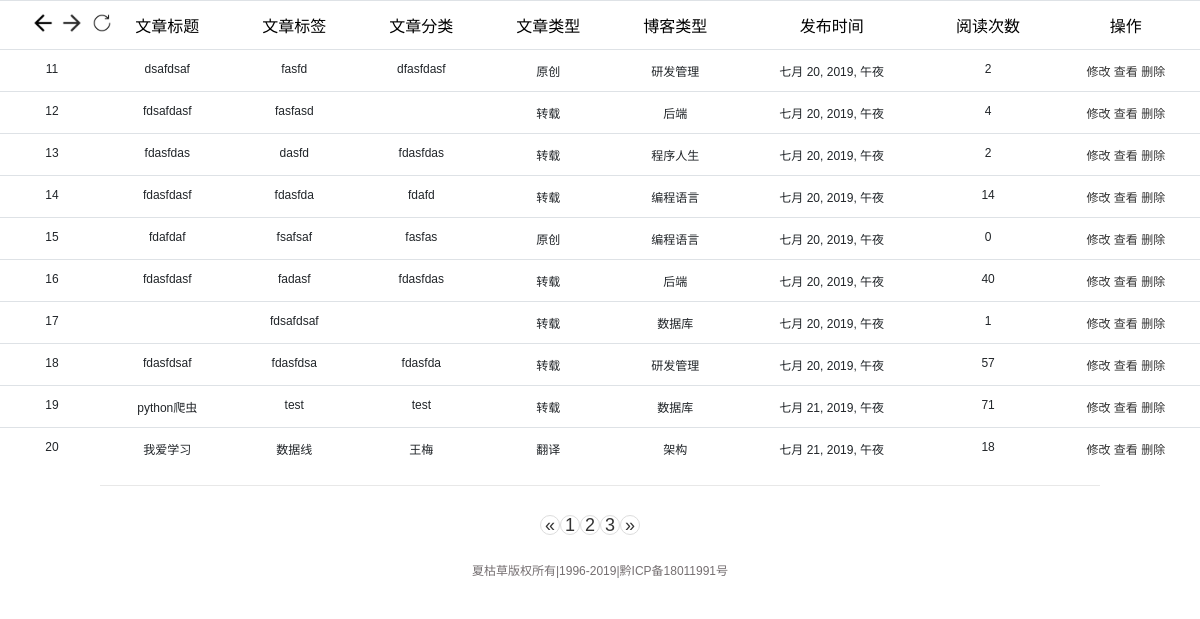
Screenshot of /update?page=2 with the database file from the repository.
### blog_app/models.py (models this page shows)
class Article(models.Model):
    title = models.CharField(max_length=20)  # 标题
    label = models.CharField(max_length=20)  # 标签
    put_date = models.DateTimeField('date published')  # 提交时间
    title_class = models.CharField(max_length=20)  # 文章分类
    text_type = models.CharField(max_length=20)  # 文章类型
    blog_type = models.CharField(max_length=20)  # 博客类型
    text_content = models.CharField(max_length=10000)  # 文章内容
    click_num = models.IntegerField(default=0)  # 文章阅读量

### blog_app/views.py (the view)
# urls.py: path('update', views.update, name='update'),
def update(request):
    update_val = Article.objects.all()
    update_val = [item for item in update_val]
    update_val = PageMode.Page(request, update_val, 10)  # 分页
    return render(request, 'markdown/update.html', {"update_val": update_val})

### utils/PageMode.py (called while the page is built)
def Page(request, count_value, page_count):
    paginator = Paginator(count_value, page_count)
    if request.method == "GET":
        page = request.GET.get("page")
        try:
            count_value = paginator.page(page)
        except PageNotAnInteger:
            count_value = paginator.page(1)
            pass
        except InvalidPage:
            return HttpResponse('找不到页面')
        except EmptyPage:
            count_value = paginator.page(paginator.num_pages)
    return count_value

### blog_app/templates/markdown/update.html (shortened to what this page needs)
<!DOCTYPE html>
<html lang="en">
<head>
        {% load static %}
        {% load bootstrap4 %}
        {% bootstrap_css %}
    <link href="{% static 'blog_app/css/base.css' %}" rel="stylesheet">
    <link href="{% static 'blog_app/css/update.css'%}" rel="stylesheet">
</head>
<body>
    <table class="table student-data-table">
        <thead class="table-title">
            <tr>
                 <td>
                     <div id="update-imag">
                         <img src="{%static 'blog_app/images/前进.png'%}">
                         <img src="{%static 'blog_app/images/后退.png'%}">
                         <img src="{%static 'blog_app/images/Update.png'%}">
                     </div>
                 </td>
                <td>文章标题</td>
                <td>文章标签</td>
                <td>文章分类</td>
                <td>文章类型</td>
                <td>博客类型</td>
                <td>发布时间</td>
                <td>阅读次数</td>
                <td class="article-center">
                    <span>操作</span>
                </td>
            </tr>
        </thead>
        <tbody>
            {% for item in update_val%}
            <tr>
                <td class="article-center">{{item.id}}</td>
                <td>{{item.title}}</td>
                <td>{{item.label}}</td>
                <td>{{item.title_class}}</td>
                <td>{{item.text_type}}</td>
                <td>{{item.blog_type}}</td>
                <td>{{item.put_date}}</td>
                <td>{{item.click_num}}</td>
                <td>
                    <a href="{% url 'amend'%}"><span>修改</span></a>
                    <a href="{{item.id}}/new"><span>查看</span></a>
                    <a href="{{item.id}}/new"><span>删除</span></a>
                </td>
            </tr>
            {%endfor%}
        </tbody>
    </table>
    <div class="paging">
        <nav aria-label="Page navigation">
          <ul class="pagination">
              {% if update_val.has_previous %}
                <li>
                  <a href="?page={{update_val.previous_page_number}}" aria-label="Previous">
                    <span aria-hidden="true">&laquo;</span>
                  </a>
                </li>
              {%endif%}
                {% for item in update_val.paginator.page_range%}
                    {% if item < 6 %}
                    <li><a href="?page={{item}}">{{item}}</a></li>
                    {% endif%}
                {% endfor%}
              {% if update_val.has_next %}
                <li>
                  <a href="?page={{update_val.next_page_number}}" aria-label="Next">
                    <span aria-hidden="true">&raquo;</span>
                  </a>
                </li>
              {%endif%}
          </ul>
        </nav>
    </div>
{% include '../bottom.html'%}
</body>
</html>

### blog_app/static/blog_app/css/base.css (style rules this page uses)
* { margin: 0; padding: 0 }
body { font: 12px "����", Arial, Helvetica, sans-serif; color: #756F71 }
img { border: 0; display: block }
ul { list-style: none; }
a:link, a:visited { text-decoration: none; color: #333; }
nav { float: right; width: 100%; margin: 30px 0 0 0; text-align: right }
nav a { position: relative; display: inline-block; font-size: 18px; font-family: "΢���ź�", Arial, Helvetica, sans-serif; }

### blog_app/static/blog_app/css/update.css (style rules this page uses)
.table-title { font-size: 16px; color: black; }
#update-imag img { border: 0; display: inline; width: 20px; margin-left: 5px; }
#update-imag { margin-right: -36px; }
.article-center { text-align: center; }
.table td, .table th { padding: .75rem; vertical-align: top; border-top: 1px solid #dee2e6; text-align: center; }
.paging > nav > ul > li { border: solid 1px #ddd; width: 20px; height: 20px; border-radius: 100px; text-align: center; padding-top: 3px; }
.paging > nav > ul > li >a { text-align: center; top: -4px; }
.paging > nav > ul { padding-left: 45%; }
.paging { margin: 0px auto; }

### rows the page displays
Article: id "11", title "dsafdsaf", label "fasfd", title_class "dfasfdasf", text_type "原创", blog_type "研发管理", put_date "七月 20, 2019, 午夜", click_num "2"
Article: id "12", title "fdsafdasf", label "fasfasd", text_type "转载", blog_type "后端", put_date "七月 20, 2019, 午夜", click_num "4"
Article: id "13", title "fdasfdas", label "dasfd", title_class "fdasfdas", text_type "转载", blog_type "程序人生", put_date "七月 20, 2019, 午夜", click_num "2"
Article: id "14", title "fdasfdasf", label "fdasfda", title_class "fdafd", text_type "转载", blog_type "编程语言", put_date "七月 20, 2019, 午夜", click_num "14"
Article: id "15", title "fdafdaf", label "fsafsaf", title_class "fasfas", text_type "原创", blog_type "编程语言", put_date "七月 20, 2019, 午夜", click_num "0"
Article: id "16", title "fdasfdasf", label "fadasf", title_class "fdasfdas", text_type "转载", blog_type "后端", put_date "七月 20, 2019, 午夜", click_num "40"
Article: id "17", label "fdsafdsaf", text_type "转载", blog_type "数据库", put_date "七月 20, 2019, 午夜", click_num "1"
Article: id "18", title "fdasfdsaf", label "fdasfdsa", title_class "fdasfda", text_type "转载", blog_type "研发管理", put_date "七月 20, 2019, 午夜", click_num "57"
Article: id "19", title "python爬虫", label "test", title_class "test", text_type "转载", blog_type "数据库", put_date "七月 21, 2019, 午夜", click_num "71"
Article: id "20", title "我爱学习", label "数据线", title_class "王梅", text_type "翻译", blog_type "架构", put_date "七月 21, 2019, 午夜", click_num "18"

### other values shown
{{ item }} "1" "2" "3"
